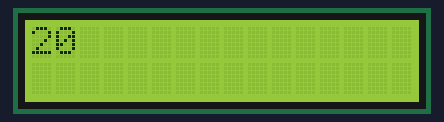
Bench run of a sketch on a simulated Arduino Uno, built with avr-gcc and run on an emulated ATmega328P. Parts: 16×2 character LCD.

Above: at 0.1 s.
At 5.2 s:
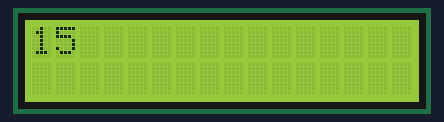
At 9.3 s:
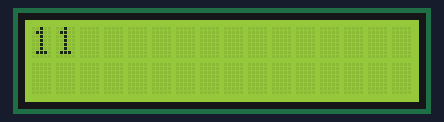
At 19.4 s:
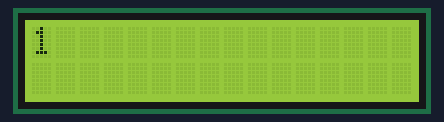
At 27.5 s:
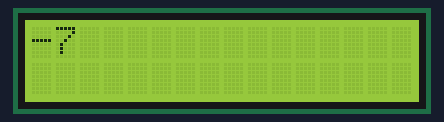
At 38.6 s:
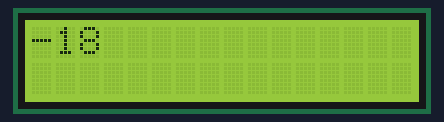

The sketch:

Countdown_Test.ino
```cpp
#include <Wire.h>
#include <LiquidCrystal_I2C.h>

/*--- LCD ---*/
LiquidCrystal_I2C lcd(0x27,16,2);  // Création de l'objet lcd

unsigned long previousMillis = 0;
int temps = 20;

void setup() {
  // put your setup code here, to run once:
    /*--- Initialisation de l'écran ---*/
  lcd.init();
  lcd.backlight();
  lcd.setCursor(0,0);
  Serial.begin(9600);
}

void loop() {
  // put your main code here, to run repeatedly:


  unsigned long currentMillis = millis();
  /*---------- Timer ----------*/
  if (currentMillis - previousMillis > 1000){
    previousMillis = currentMillis;
    temps--;
  }

  lcd.clear();
  lcd.print(temps);
  delay(20);

}
```

Measured:
- what the display in image 1 shows lasts 1.1 s, from 5.1 s to 6.2 s
